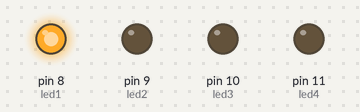
Bench run of a sketch on a simulated Arduino Uno, built with avr-gcc and run on an emulated ATmega328P. Shown: output pins drawn as LEDs (lit = HIGH).

Above: at 0.2 s.
At 1.2 s:
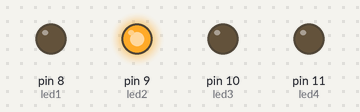
At 2.2 s:
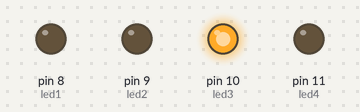
At 3.2 s:
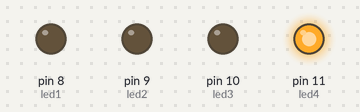
At 4.7 s:
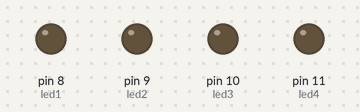
Timing chart, 0 to 5.2 s (numbered marks = the images above):
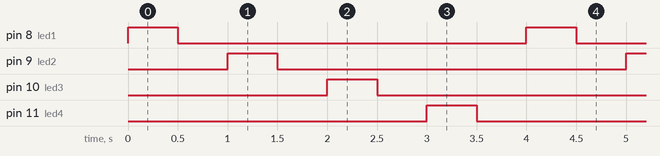

The sketch:

UlcuangoPablo_DEBER2.1_SE.ino
```cpp
/*UNIVERSIDAD TÉCNICA DEL NORTE
 * FICA-CITEL
 * SISTEMAS EMBEBIDOS
 *
 * NOMBRE: Ulcuango Pablo
 * FECHA:06-05-2021
 * DOCENTE: Ing. Pamela Godoy
 *
 * TEMA: Puertos como salidas.
 * - Realizar el codigo necesario para encender 4 leds de forma síncrona,es decxir,
 *   encende uno por uno. Cada vez ue se enciende un led los demás deben estar apagados.
 *
 */

 // variables de tipo entero (int)
 int led1 = 8;
 int led2 = 9;
 int led3 = 10;
 int led4 = 11;

void setup() {
  // asognación a los pines como salidas digitales
 pinMode(led1,OUTPUT);
 pinMode(led2,OUTPUT);
 pinMode(led3,OUTPUT);
 pinMode(led4,OUTPUT);

}

void loop() {
 digitalWrite(led1, HIGH);  //envía 5v al pin8
 delay(500);               //se detiene el microcontrolador por medio segundo
 digitalWrite(led1, LOW);  //envía 0v al pin8
 delay(500);               //se detiene el microcontrolador por medio segundo
 digitalWrite(led2, HIGH);  //envía 5v al pin9
 delay(500);               //se detiene el microcontrolador por medio segundo
 digitalWrite(led2, LOW);  //envía 0v al pin9
 delay(500);               //se detiene el microcontrolador por medio segundo
 digitalWrite(led3, HIGH);  //envía 5v al pin10
 delay(500);               //se detiene el microcontrolador por medio segundo
 digitalWrite(led3, LOW);  //envía 0v al pin10
 delay(500);               //se detiene el microcontrolador por medio segundo
 digitalWrite(led4, HIGH);  //envía 5v al pin11
 delay(500);               //se detiene el microcontrolador por medio segundo
 digitalWrite(led4, LOW);  //envía 0v al pin11
 delay(500);               //se detiene el microcontrolador por medio segundo
}
```

Measured:
- by itself, pin 8 (led1), pin 9 (led2), pin 10 (led3), pin 11 (led4): alternates HIGH for 0.50 s and LOW for 3.5 s
- by itself, everything shown: repeats every 4.0 s, in 8 steps
